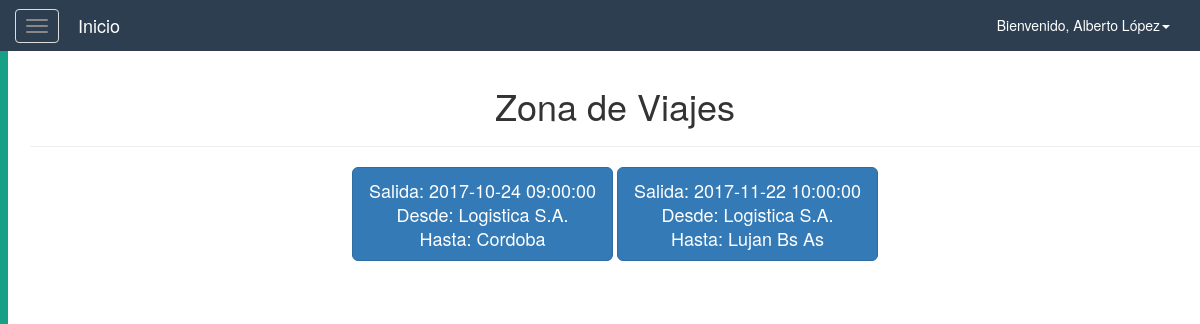
Page /logistica/vista_viajes_chofer.php (signed in) on the committed database.
### tables this page shows
CREATE TABLE Viaje(
    idViaje int(11) NOT NULL AUTO_INCREMENT,
    fkPresupuestoV int(11) NOT NULL,
    fecha datetime NOT NULL,
    origen varchar(45) NOT NULL,
    destino varchar(45) NOT NULL,
    tipo_carga varchar(45) NOT NULL,
    tiempo_total time NOT NULL,
    combustible_total decimal(11,2) NOT NULL,
    km_total int(11) NOT NULL,
    estado tinyint default 0 NOT NULL,
    PRIMARY KEY (idViaje),
    CONSTRAINT fk_prev FOREIGN KEY (fkPresupuestoV)
		REFERENCES Presupuesto (idPresupuesto)
);

### resources/db/control.php (called while the page is built, shortened)
<?php
    class controlDB{
        function __construct(){
            try{
            $host="localhost";
            $dbname="logistica";
            $user="root";
            $pass="";
            $this->con=mysqli_connect($host,$user,$pass) or die("No se puede conectar con la base de datos.");
            mysqli_select_db($this->con,$dbname)or die("No se encuentra la base de datos.");
            mysqli_set_charset($this->con, "utf8");
            }catch(Exception $ex){
                throw $ex;
            }
        }
        function consultar($sql){
            $result=mysqli_query($this->con,$sql);
            $data=null;
            if($result){
                while($fila=mysqli_fetch_array($result)){
                    $data[]=$fila;
                }
            }
            return $data;
        }
    }
?>

### resources/library/viajesChofer_pag.php (called while the page is built, shortened)
<?php
        $idUsuario = $_SESSION['idUsuario'];
        $tamagno_paginas = 6;
        if(isset($_GET['pagina'])) {
            $pag = $_GET['pagina'];
        } else {
            $pag = 1;
        }
        $empezar_desde = ($pag-1) * $tamagno_paginas;
        $datos4 = $obj -> consultar("SELECT V.fecha fecha, V.origen origen, V.destino destino, V.tipo_carga carga, V.tiempo_total tiempo, V.combustible_total combustible, V.km_total km
                             FROM Vehiculo_Chofer_viaje T join viaje V on T.fkViajeT = V.idViaje
                             WHERE T.fkChoferT = '$idUsuario' order by fecha LIMIT $empezar_desde, $tamagno_paginas");
?>

### logistica/vista_viajes_chofer.php (the view, shortened to what this page needs)
<!DOCTYPE html>
<html lang="es">
<head>
    <?php
    require_once($_SERVER['DOCUMENT_ROOT'].'/resources/config.php');
    $obj = new controlDB();
    include $LIBRARY_PATH.'/viajesChofer_pag.php';
    ?>
</head>
<body>
    <?php
    require_once($_SERVER['DOCUMENT_ROOT'].'/resources/templates/header.php');
    ?>
    <div id="wrapper">
        <?php
        require_once($_SERVER['DOCUMENT_ROOT'].'/resources/templates/sidebar.php');
        ?>
        <div id="page-content-wrapper">
            <div class="container-fluid">
                <div class="row">
                    <div class="col-lg-12 text-center">
                        <div class="container">
                            <div class="row">
                                <div class="col">
                                    <h1>Zona de Viajes</h1>
                                    <hr/>
                                </div>
                            </div>
                        </div>
                        <div class="container">
                            <div class="row">
                                <div class="col-lg-12 col-md-12 col-sm-12 col-xs-12">
                                    <?php $cont = 0;
                                    foreach($datos4 as $td) { ?>
                                        <button type="button" class="btn btn-primary btn-lg" data-toggle="modal" data-target="#<?php echo ($cont)?>" style="margin-bottom: 2em;">
                                            <?php echo ('Salida: '.$td['fecha'].'<br>Desde: '.$td['origen'].'<br>Hasta: '.$td['destino']); ?>
                                        </button>
                                   <?php $cont ++;
                                    } ?>
                                </div>
                            </div>
                        </div>
                    </div>
                </div>
            </div>
        </div>
    </div>
</body>
</html>

### resources/css/menuLateral.css (style rules this page uses)
#page-content-wrapper { width: 100%; height: 100%; position: absolute; padding: 15px; }

### rows in the picture
viaje: fecha "2017-10-24 09:00:00", origen "Logistica S.A.", destino "Cordoba"
viaje: fecha "2017-11-22 10:00:00", origen "Logistica S.A.", destino "Lujan Bs As"

### other values in the picture
$_SESSION['usuario'] "Alberto López"
